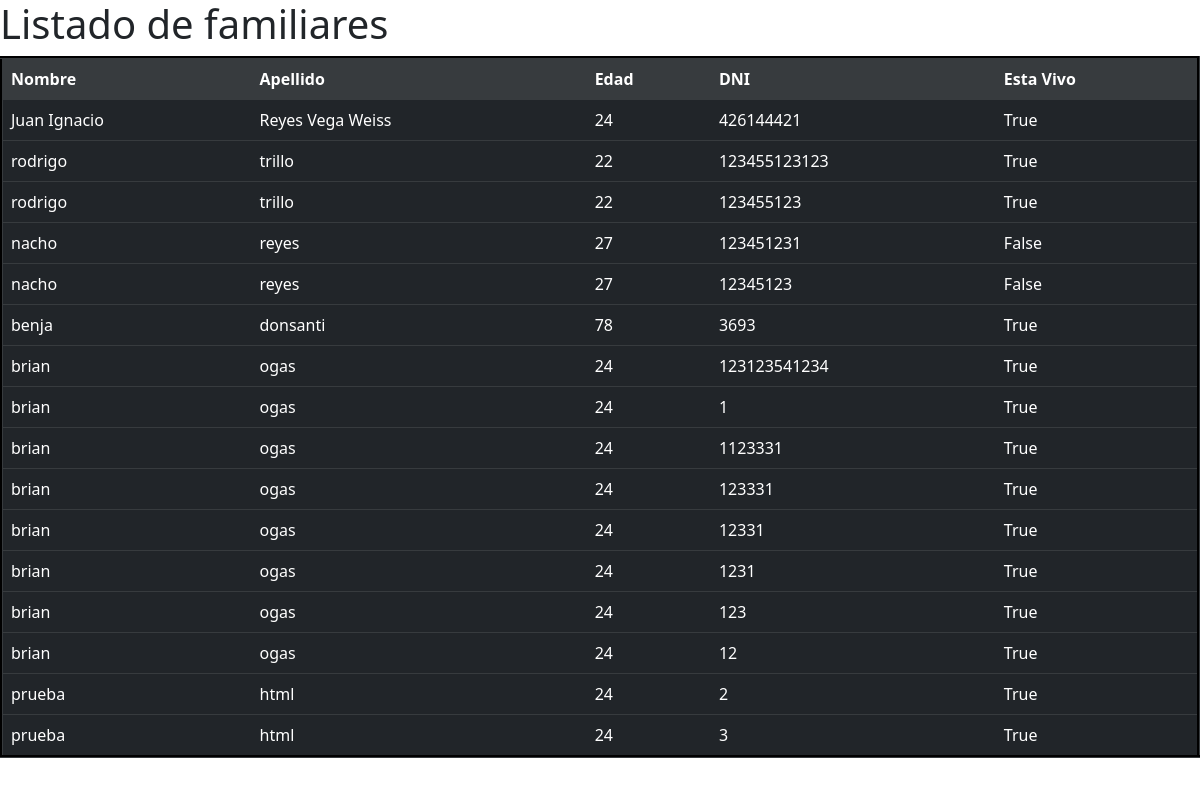
The app's page /list-family/, older data.
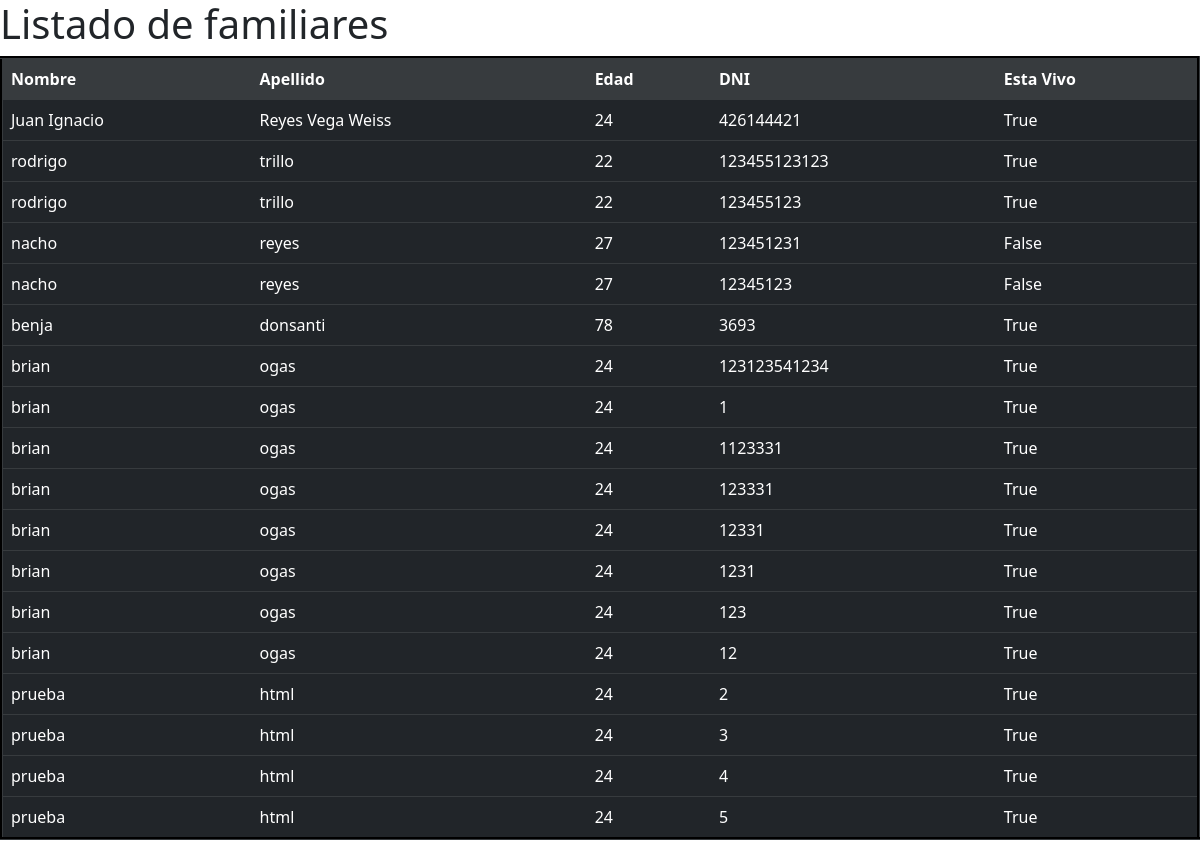
The same page, newer data.
### family/models.py (models this page shows)
class Family(models.Model):
    name = models.CharField(max_length=100)
    surname = models.CharField(max_length=100)
    age = models.IntegerField()
    dni = models.IntegerField(unique=True)
    alive = models.BooleanField()

### family/views.py (the view)
# urls.py: path("list-family/", list_family_members),
def list_family_members(request):
    all_family_members = Family.objects.all()
    context = {
        "family": all_family_members,
    }
    return render(request, "list_families.html", context=context)

### templates/list_families.html (shortened to what this page needs)
<!DOCTYPE html>
<html lang="en">
<head>
    <link href="https://cdn.jsdelivr.net/npm/bootstrap@5.2.3/dist/css/bootstrap.min.css" rel="stylesheet">
</head>
<body>
<table class="table table-dark table-hover" cellspacing="5" cellpadding="5" border="3">
    <h1>Listado de familiares</h1>
<tr class="table-active">
    <td><strong>Nombre</strong></td>
    <td><strong>Apellido</strong></td>
    <td><strong>Edad</strong></td>
    <td><strong>DNI</strong></td>
    <td><strong>Esta Vivo</strong></td>
</tr>
{% for member in family %}
<tr>
    <td>{{member.name}}</td>
    <td>{{member.surname}}</td>
    <td>{{member.age}}</td>
    <td>{{member.dni}}</td>
    <td>{{member.alive}}</td>
</tr>
{% endfor %}
</table>
</body>
</html>

Row changes from the older to the newer data that the page shows:
added Family: name "prueba", surname "html", age "24", dni "4", alive "True"
added Family: name "prueba", surname "html", age "24", dni "5", alive "True"
